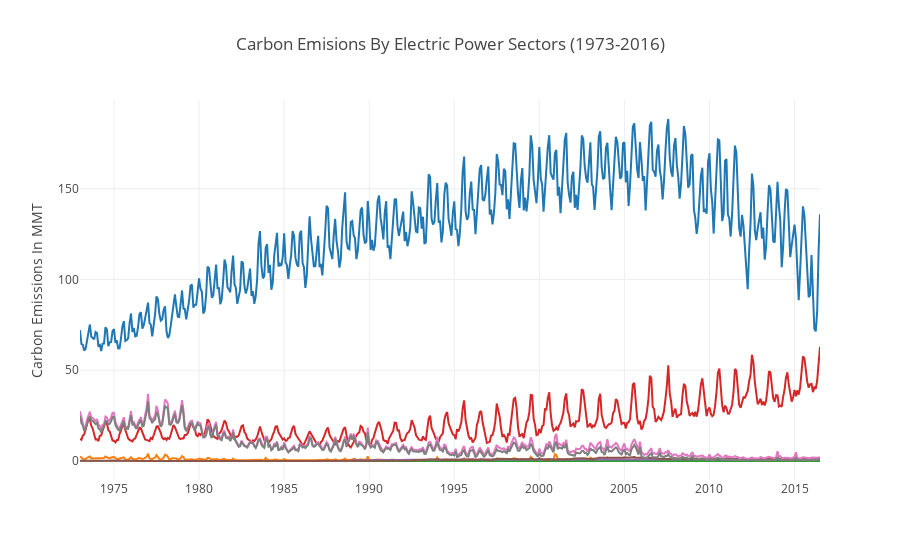

Write notebook code for a chart like this one.
### Code cell
data = []

for desc, group in eng_src:
    trace = go.Scatter(
        x = group.index,
        y = group.Value,
        name = desc[:-35])
    data.append(trace)
    
layout = go.Layout(
    title=go.layout.Title(
        text='Carbon Emisions By Electric Power Sectors (1973-2016)',
    ),
    
    yaxis=go.layout.YAxis(
        title=go.layout.yaxis.Title(
            text='Carbon Emissions In MMT',
        )
    )
)
fig = go.Figure(data=data[:-1], layout = layout)
fig.layout.xaxis.automargin = True
fig.layout.showlegend = False
fig.show()

### Figure 1 — Plotly figure (JSON) as saved in the notebook; plotly's stock layout.template omitted (floating-point values rounded to 4 significant figures; data arrays with more than 128 entries replaced by an {"elided": "..."} marker saying what was removed)
{"data": [{"name": "Coal ", "type": "scatter", "uid": "bf81e973-3903-4b5d-b680-e326a2a7a2e1", "x": {"elided": "523 str values"}, "y": {"elided": "523 float values"}}, {"name": "Distillate Fuel, Including Kerosene-Type Jet Fuel, Oil ", "type": "scatter", "uid": "e260ee3d-679d-49ff-81ea-b754f0483a2b", "x": {"elided": "523 str values"}, "y": {"elided": "523 float values"}}, {"name": "Geothermal Energy ", "type": "scatter", "uid": "0e8f5255-75e7-4a57-bae2-21a7e48bc2e1", "x": {"elided": "523 str values"}, "y": {"elided": "523 float values"}}, {"name": "Natural Gas ", "type": "scatter", "uid": "f932116c-a57e-4e9e-82b8-34a809c972ca", "x": {"elided": "523 str values"}, "y": {"elided": "523 float values"}}, {"name": "Non-Biomass Waste ", "type": "scatter", "uid": "35a139dd-892f-446b-b778-36a7432c2333", "x": {"elided": "523 str values"}, "y": {"elided": "523 float values"}}, {"name": "Petroleum Coke ", "type": "scatter", "uid": "d3332929-45c9-4890-8c5c-2a0c3a660253", "x": {"elided": "523 str values"}, "y": {"elided": "523 float values"}}, {"name": "Petroleum ", "type": "scatter", "uid": "6522e585-cb9d-4a0a-9965-9ba5d41c21f6", "x": {"elided": "523 str values"}, "y": {"elided": "523 float values"}}, {"name": "Residual Fuel Oil ", "type": "scatter", "uid": "b021972e-0bf0-4c3a-b3e9-dcacc40fdb73", "x": {"elided": "523 str values"}, "y": {"elided": "523 float values"}}], "layout": {"showlegend": false, "title": {"text": "Carbon Emisions By Electric Power Sectors (1973-2016)"}, "xaxis": {"automargin": true}, "yaxis": {"title": {"text": "Carbon Emissions In MMT"}}}}
